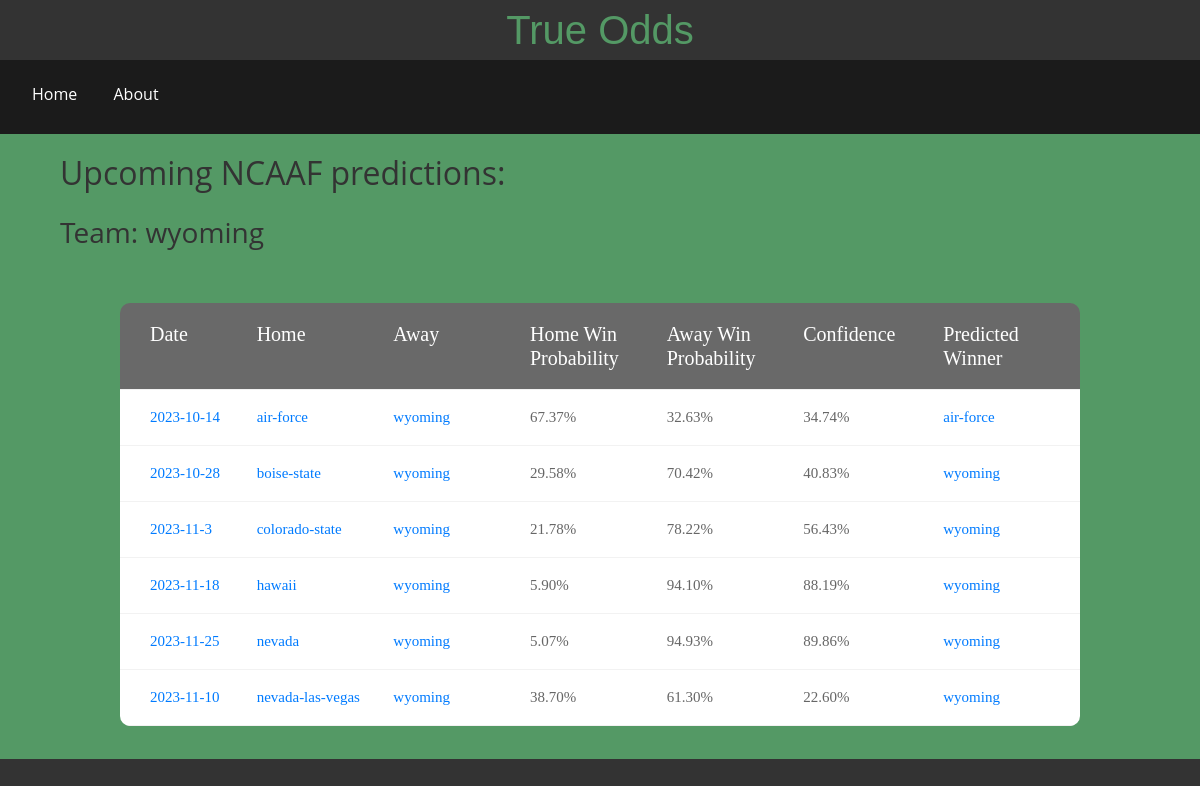
Page /team/wyoming on the committed database.
### true_odds/models.py (models this page shows)
class Game(db.Model):
    index = db.Column(db.Integer, primary_key=True, autoincrement=True)
    date = db.Column(db.String(20))
    A = db.Column(db.String(50))  # Adjust the type and length accordingly
    B = db.Column(db.String(50))
    A_win = db.Column(db.Float)
    B_win = db.Column(db.Float)
    ABS_diff = db.Column(db.Float)
    prediction = db.Column(db.String(50))

### true_odds/routes.py (the view)
@app.route('/team/<teamname>')
def team_page(teamname):
    team_db = Game.query.filter(or_(Game.A == teamname, Game.B == teamname))
    return render_template('team_preds.html', name=teamname, table=team_db)

### true_odds/templates/team_preds.html
{% extends 'pred.html' %}
{% block subsearch %}
Team: {{name}}
{% endblock %}

### true_odds/templates/pred.html (shortened to what this page needs)
{% extends 'base.html' %}
{% block body %}
<div class="page-title">
    <h2>
        Upcoming NCAAF predictions:
    </h2>
    <br>
    <h3>
        {% block subsearch %}{% endblock %}
    </h3>
</div>
<div class="limiter">
    <div class="container-table100">
        <div class="wrap-table100">
            <div class="table">
                <div class="row header">
                    <div class="cell">Date</div>
                    <div class="cell">Home</div>
                    <div class="cell">Away</div>
                    <div class="cell">Home Win Probability</div>
                    <div class="cell">Away Win Probability</div>
                    <div class="cell">Confidence</div>
                    <div class="cell">Predicted Winner</div>
                </div>
                {% for row in table %}
                <div class="row">
                    <div class="cell"><a href="{{ url_for('date_page', date=row.date) }}">{{row.date}}</a></div>
                    <div class="cell"><a href="{{ url_for('team_page', teamname=row.A) }}">{{row.A}}</a></div>
                    <div class="cell"><a href="{{ url_for('team_page', teamname=row.B) }}">{{row.B}}</a></div>
                    <div class="cell">{{ '{:.2%}'.format(row.A_win) }}</div>
                    <div class="cell">{{ '{:.2%}'.format(row.B_win) }}</div>
                    <div class="cell">{{ '{:.2%}'.format(row.ABS_diff) }}</div>
                    <div class="cell"><a href="{{ url_for('team_page', teamname=row.prediction) }}">{{ row.prediction }}</a></div>
                </div>
                {% endfor %}
            </div>
        </div>
    </div>
</div>
{% endblock %}

### true_odds/static/CSS/main-v0.2.css (style rules this page uses)
* { margin: 0px; padding: 0px; box-sizing: border-box; }
body, html { height: 100%; background-color: #333; color: #fff; font-family: 'Open Sans', sans-serif; }
a { margin: 0px; transition: all 0.4s; -webkit-transition: all 0.4s; -o-transition: all 0.4s; -moz-transition: all 0.4s; }
h1,h2,h3,h4,h5,h6 { margin: 0px; }
.limiter { width: 100%; margin: 0 auto; margin-top: 0%; }
.container-table100 { width: 100%; background: #549965; display: -webkit-box; display: -webkit-flex; display: -moz-box; display: -ms-flexbox; display: flex; align-items: center; justify-content: center; flex-wrap: wrap; padding: 33px 30px; }
.page-title { width: 100%; background: #549965; padding: 20px 5%; color: #333; }
.wrap-table100 { width: 960px; border-radius: 10px; overflow: hidden; }
.table { width: 100%; display: table; margin: 0; }
.row { display: table-row; background: #fff; }
.row.header { color: #ffffff; background: #696969; }
.cell { display: table-cell; }
.row .cell { font-family: Poppins-Regular; font-size: 15px; color: #666666; line-height: 1.0; font-weight: unset !important; width: 90px; padding-top: 20px; padding-bottom: 20px; border-bottom: 1px solid #f2f2f2; }
.row.header .cell { font-family: Poppins-Regular; font-size: 20px; color: #fff; line-height: 1.2; font-weight: unset !important; padding-top: 19px; padding-bottom: 19px; }
.row .cell:nth-child(1) { padding-left: 30px; }
.table, .row { width: 100% !important; }

### rows in the picture
Game: date "2023-10-14", A "air-force", B "wyoming", A_win "67.37%", B_win "32.63%", ABS_diff "34.74%", prediction "air-force"
Game: date "2023-10-28", A "boise-state", B "wyoming", A_win "29.58%", B_win "70.42%", ABS_diff "40.83%", prediction "wyoming"
Game: date "2023-11-3", A "colorado-state", B "wyoming", A_win "21.78%", B_win "78.22%", ABS_diff "56.43%", prediction "wyoming"
Game: date "2023-11-18", A "hawaii", B "wyoming", A_win "5.90%", B_win "94.10%", ABS_diff "88.19%", prediction "wyoming"
Game: date "2023-11-25", A "nevada", B "wyoming", A_win "5.07%", B_win "94.93%", ABS_diff "89.86%", prediction "wyoming"
Game: date "2023-11-10", A "nevada-las-vegas", B "wyoming", A_win "38.70%", B_win "61.30%", ABS_diff "22.60%", prediction "wyoming"

### other values in the picture
{{ name }} "wyoming"
